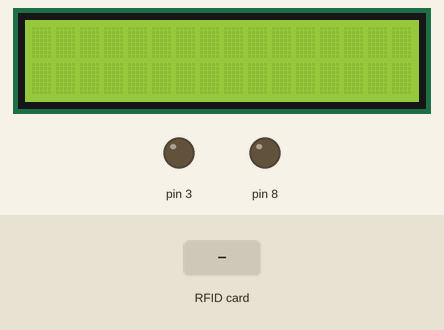
The sketch below on a simulated Arduino Uno, built for the host (arithmetic inside an expression is 32-bit, double 64-bit). On the bench: 16×2 character LCD, output pins drawn as LEDs (lit = HIGH). Inputs (shaded band) come from the test bench. The audio player accepts every command and is not drawn; what the sketch prints to the serial monitor is not drawn.

Above: at 1.3 s.
1.4 s: RFID card F9 4A CC 98 held to the reader
At 3.9 s:
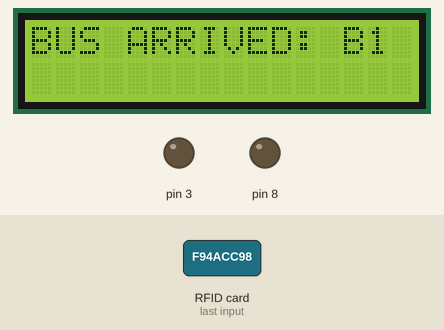
At 6.56 s:
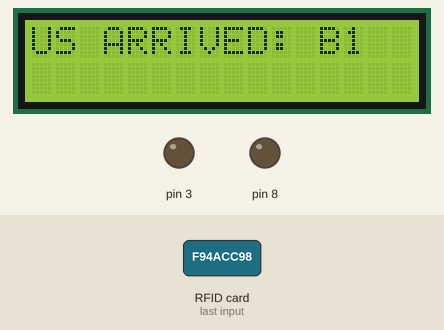
Timing chart, 0 to 8.1 s (numbered marks = the images above; inputs shaded):
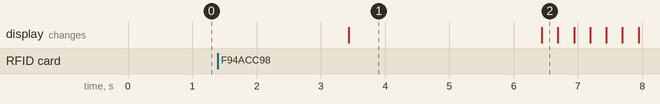

The sketch:

Master_station_code.ino
```cpp
#include <SPI.h>
#include <MFRC522.h>
#include <Arduino.h>
#include <Talkie.h>
//#include "Vocab_US_TI99.h"
#include <Wire.h>
#include <LiquidCrystal_I2C.h>

// Set the LCD address to 0x3F for a 16 chars and 2 line display
LiquidCrystal_I2C lcd(0x3F, 16, 2);
#define SS_PIN 10
#define RST_PIN 9
MFRC522 mfrc522(SS_PIN, RST_PIN);   // Create MFRC522 instance.

//defining pin of led connection
#define led = 8

// defining tags
#define BUS_01 = "F9 4A CC 98"
#define BP1 = "D0 49 DF A4"

Talkie voice;
//defining announcement words
const int8_t spB[] PROGMEM ={0xAB,0xED,0xD1,0x14,0x5D,0xBB,0xAD,0xB6,0x45,0x57,0xF0,0xDE,0x3A,0x9A,0x59,0x94,0x31,0x62,0xCD,0x6E,0x76,0xB3,0x9B,0xD9,0xF4,0xB6,0xB6,0xB1,0xB7,0x3D,0xEF,0x1F,0x00,0x00};
const int8_t spONE[] PROGMEM ={0x00,0x00,0x00,0x00,0x00,0x00,0x00,0x00,0x00,0x00,0x80,0x7e,0xf0,0x35,0xcc,0x4d,0x26,0xfa,0xc1,0xd7,0x64,0x77,0x99,0xe8,0x07,0xcf,0x9a,0xc3,0x65,0xa1,0x1f,0x0c,0x5f,0x4a,0x8e,0x05,0x00,0x00,0x00,0x00,0x00,0x00,0x00};
const int8_t spAT[] PROGMEM ={0x2B,0x8B,0xC9,0x3A,0x3D,0xA7,0xDC,0xE2,0x16,0xB7,0xD8,0x55,0x6F,0x62,0x03,0x00,0x0A,0xC8,0xCA,0xC5,0x00,0x4B,0xB8,0x11,0xC0,0xA9,0x60,0x80,0x07};
const int8_t spSTOP[] PROGMEM ={0x0E,0xD8,0x5A,0x3D,0x02,0x11,0xF0,0x00,0x40,0x00,0xBA,0x0F,0x5F,0x85,0x4F,0xBD,0x2A,0x91,0xE4,0x16,0xB7,0xBA,0xD5,0x6D,0x6E,0x33,0x3A,0xDB,0xA7,0x94,0xC7,0xAE,0xEF,0x01,0x00,0x04,0xA0,0xBD,0x39,0x06,0xE0,0x01,0x00,0x00};
const int8_t spNUMBER[] PROGMEM ={0xA9,0x0D,0x0E,0x2A,0xDD,0x12,0xA7,0xD6,0x5B,0xE8,0x70,0x8F,0xBB,0x9A,0xAC,0x2D,0xCD,0xA4,0xF5,0xA9,0xA2,0xAA,0x4A,0xE5,0xC5,0xB7,0x38,0x99,0x57,0xD3,0xA6,0xD2,0xAA,0x64,0xCA,0x57,0xB8,0x50,0xE6,0x98,0xB9,0x9C,0xA6,0xE4,0x70,0x4B,0xEB,0x2B,0x53,0xE3,0x98,0xEA,0x61,0x6E,0x5D,0x67,0x3A,0x7B,0x3A,0xB7,0xEB,0x5D,0xEF,0x7A,0x5F,0xFB,0x34,0xD8,0x4D,0x9A,0x29,0xAD,0xFD,0xE8,0x26,0xD3,0x44,0x32,0xD5,0xAB,0x9B,0x5C,0x37,0xB2,0xE6,0xAC,0x66,0x8A,0x2B,0xC4,0x44,0xED,0x3E};
const int8_t spTEN[] PROGMEM ={0x0A,0xB0,0xDC,0xD4,0x01,0x83,0x86,0x28,0x20,0x85,0x10,0x01,0xB8,0x28,0x72,0xE2,0x34,0xCB,0x55,0xA2,0xEE,0x4D,0x6E,0x7A,0xB3,0x9B,0x9F,0x22,0x2E,0x77,0xF6,0x88,0x73,0xEB,0xDD,0xCE,0x2E,0x74,0xDE,0x42,0x4B,0x7A,0xA3,0xD8,0x85,0xDE,0x5B,0x18,0x89,0x4C,0xE9,0x7A,0x67,0xB0,0xC5,0x2B,0xA5,0xE9,0x95,0xE1,0x96,0xE8,0x84,0xAA,0xE7,0x4E,0xC3,0xEC,0x63,0x3F,0x00,0x00};

int state = 0;
int flag = 0;

void station_announcement();
void looping_text();

void setup()
{
  pinMode(3, OUTPUT);
  Serial.begin(9600);   // Initiate a serial communication
  SPI.begin();      // Initiate  SPI bus
  mfrc522.PCD_Init();   // Initiate MFRC522
  Serial.println("Approximate your card to the reader...");
  Serial.println();
  // initialize the led
  // initialize the LCD
  lcd.begin();
  // Turn on the blacklight and print a message.
  lcd.backlight();
  // LED setup
  pinMode(8, OUTPUT);
  digitalWrite(8, LOW);
// for the speaker
  voice.doNotUseInvertedOutput(true); //don’t use port 11
  voice.doNotUseNonInvertedOutput(false); // use only port 3
}

void loop()
{

  Serial.write('0');
  // Look for new cards
  if ( ! mfrc522.PICC_IsNewCardPresent())
  {
    return;
  }
  // Select one of the cards
  if ( ! mfrc522.PICC_ReadCardSerial())
  {
    return;
  }
  //Show UID on serial monitor
  Serial.print("UID tag :");
  String content= "";
  byte letter;
  Serial.println();
  for (byte i = 0; i < mfrc522.uid.size; i++)
  {
     Serial.print(mfrc522.uid.uidByte[i] < 0x10 ? " 0" : " ");
     Serial.print(mfrc522.uid.uidByte[i], HEX);
     content.concat(String(mfrc522.uid.uidByte[i] < 0x10 ? " 0" : " "));
     content.concat(String(mfrc522.uid.uidByte[i], HEX));
  }
  Serial.println();
  Serial.print("Message : ");
  content.toUpperCase();

    if (content.substring(1) == "D0 49 DF A4") //change here the UID of the card/cards that you want to give access
  {
    flag = 1;
    Serial.println("Person with needs, give way");
    Serial.println();
    digitalWrite(8, HIGH);
  }

  if (content.substring(1) == "F9 4A CC 98") //can write BUS 1 instead of this string (as defined above)
  {

    delay(2000);
    if (flag > 0)
    {Serial.write('2');}
    Serial.write('1');
    Serial.println("Authorized access: BUS 1");
    Serial.println();
    lcd.print("BUS ARRIVED: B1 ");
    station_announcement();
    looping_text();
    Serial.write('3');
    delay(500);
    digitalWrite(8, LOW);
    flag = 0;
    lcd.clear();
  }

}

void station_announcement()
{
    delay(1000);
    voice.sayQ(spB);
    voice.sayQ(spONE);
    delay(1000);
    voice.sayQ(spAT);
    delay(1000);
    voice.sayQ(spSTOP);
    voice.sayQ(spNUMBER);
    voice.sayQ(spTEN);
   }

void looping_text() {
  // scroll 13 positions (string length) to the left
  // to move it offscreen left:
  for (int positionCounter = 0; positionCounter < 13; positionCounter++) {
    // scroll one position left:
    lcd.scrollDisplayLeft();
    // wait a bit:
    delay(250);
  }
  lcd.clear();
  lcd.print("BUS ARRIVED: B1 ");
  station_announcement();

  // scroll 29 positions (string length + display length) to the right
  // to move it offscreen right:
  for (int positionCounter = 0; positionCounter < 29; positionCounter++) {
    // scroll one position right:
    lcd.scrollDisplayRight();
    // wait a bit
    delay(250);
  }

  lcd.clear();
  lcd.print("BUS ARRIVED: B1 ");
  station_announcement();
}
```

Measured:
- after the input at 1.4 s, the display: changes after 2.0 s (image 1)
- what the display in image 1 shows lasts 3.0 s, from 3.4 s to 6.4 s
